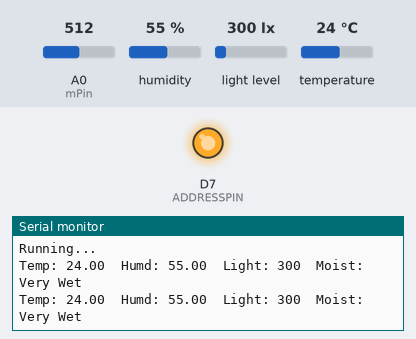
A sketch run on a simulated ESP8266 (NodeMCU). Parts: output pins drawn as LEDs (lit = HIGH), the last lines printed to the serial monitor. Wiring (inferred from the names in the program): DHT11 sensor: data D0; BH1750 light sensor at I2C address 0x5C. The test bench sets the inputs (shaded band); at power-on: A0 (mPin) = 512, humidity 55 %, light level 300 lx, temperature 24 °C.

Above: at 4.1 s.
4.2 s: A0 (mPin) set to 600
At 5.6 s:
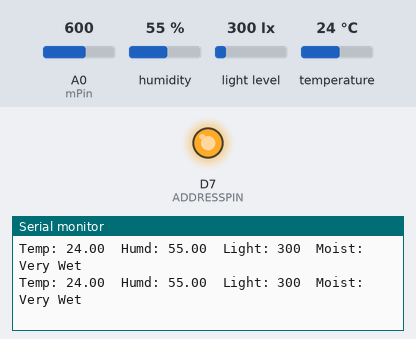
6.8 s: A0 (mPin) set to 625
At 8.3 s:
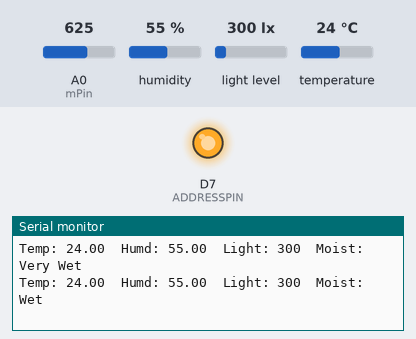

The sketch:

Eco-node3.ino
```cpp
// DHT
#include "DHTesp.h"
#define DHTpin D0    //D5 of NodeMCU is GPIO14

// Light
#include <Wire.h>
#include <BH1750FVI.h>

// Settings
uint8_t ADDRESSPIN = 13;
BH1750FVI::eDeviceAddress_t DEVICEADDRESS = BH1750FVI::k_DevAddress_H;
BH1750FVI::eDeviceMode_t DEVICEMODE = BH1750FVI::k_DevModeContHighRes;

// Create the Lightsensor instance
BH1750FVI LightSensor(ADDRESSPIN, DEVICEADDRESS, DEVICEMODE);

// Moist
const int AirValue = 890;   //you need to replace this value with Value_1
const int WaterValue = 470;  //you need to replace this value with Value_2
int intervals = (AirValue - WaterValue)/3;
int mPin = A0;
String mRes = "";

// DHT
DHTesp dht;
float humidity;
float temperature;


void setup()
{
  Serial.begin(115200);
  LightSensor.begin();
  dht.setup(DHTpin, DHTesp::DHT11); //for DHT11 Connect DHT sensor to GPIO 17
  Serial.println("Running...");
}

void loop()
{
  // DHT
  delay(dht.getMinimumSamplingPeriod()+500);

  humidity = dht.getHumidity();
  temperature = dht.getTemperature();


  // Moist
   int mVal = analogRead(mPin);
  if(mVal > WaterValue && mVal < (WaterValue + intervals)) {
    mRes = "Very Wet";
  }
  else if(mVal > (WaterValue + intervals) && mVal < (AirValue - intervals)) {
    mRes = "Wet";
  }
  else if(mVal < AirValue && mVal > (AirValue - intervals)) {
    mRes = "Dry";
  }

  // Light
  uint16_t lux = LightSensor.GetLightIntensity();

  Serial.print("Temp: ");
  Serial.print(temperature);
  Serial.print("\tHumd: ");
  Serial.print(humidity);


  Serial.print("\tLight: ");
  Serial.print(lux);

  Serial.print("\tMoist: ");
  Serial.print(mRes);
  Serial.println("");
  delay(250);
}

void Soil(){

  return;
}
```

Measured:
- the behaviour switches between 610 and 611 on A0 (mPin) (found by bisection; images 1 and 2)
- after the input at 6.8 s, the serial monitor: prints a new line after 0.05 s (image 2)
